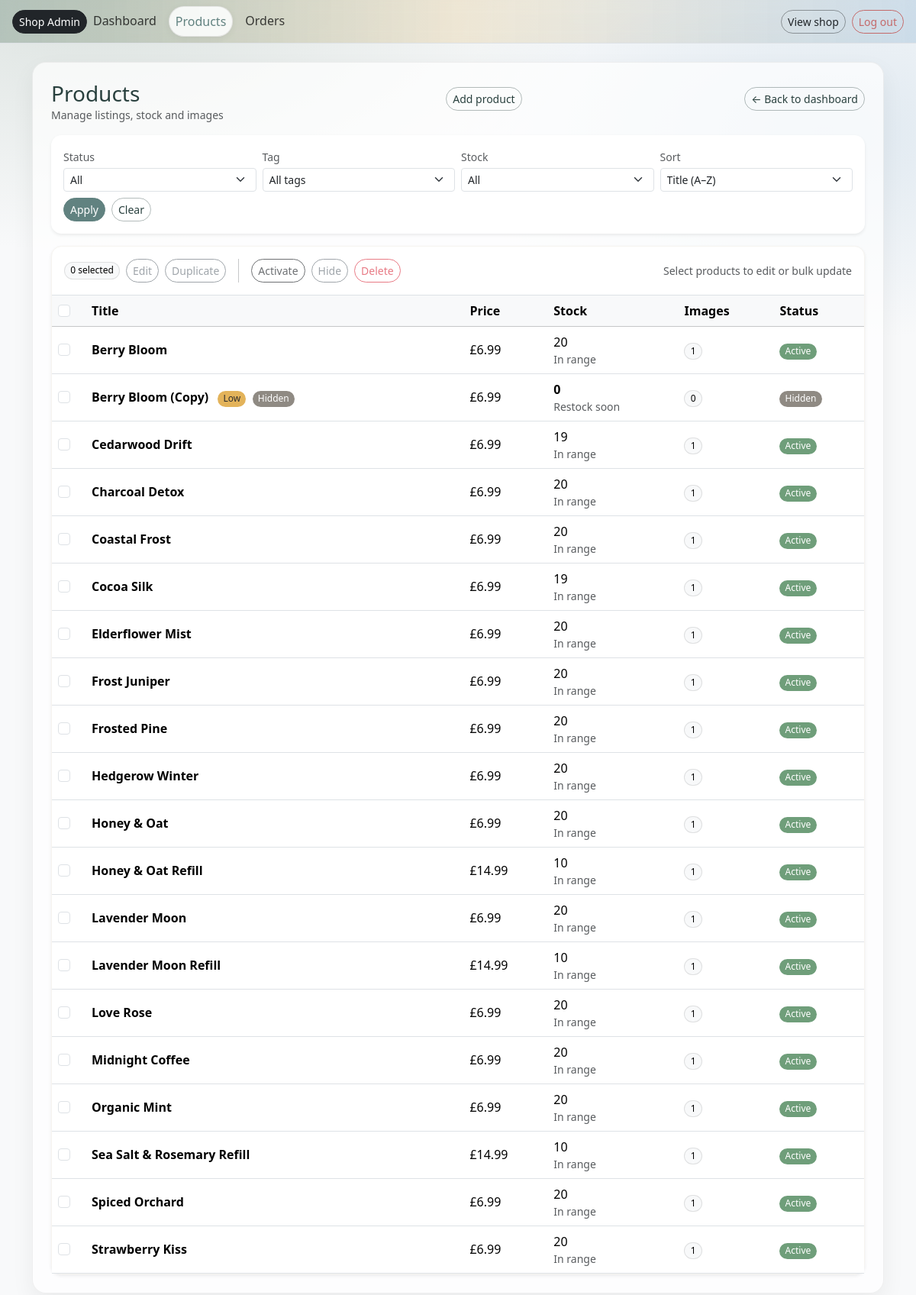
/owner/products/ (signed in), run on an earlier commit of the app's database.
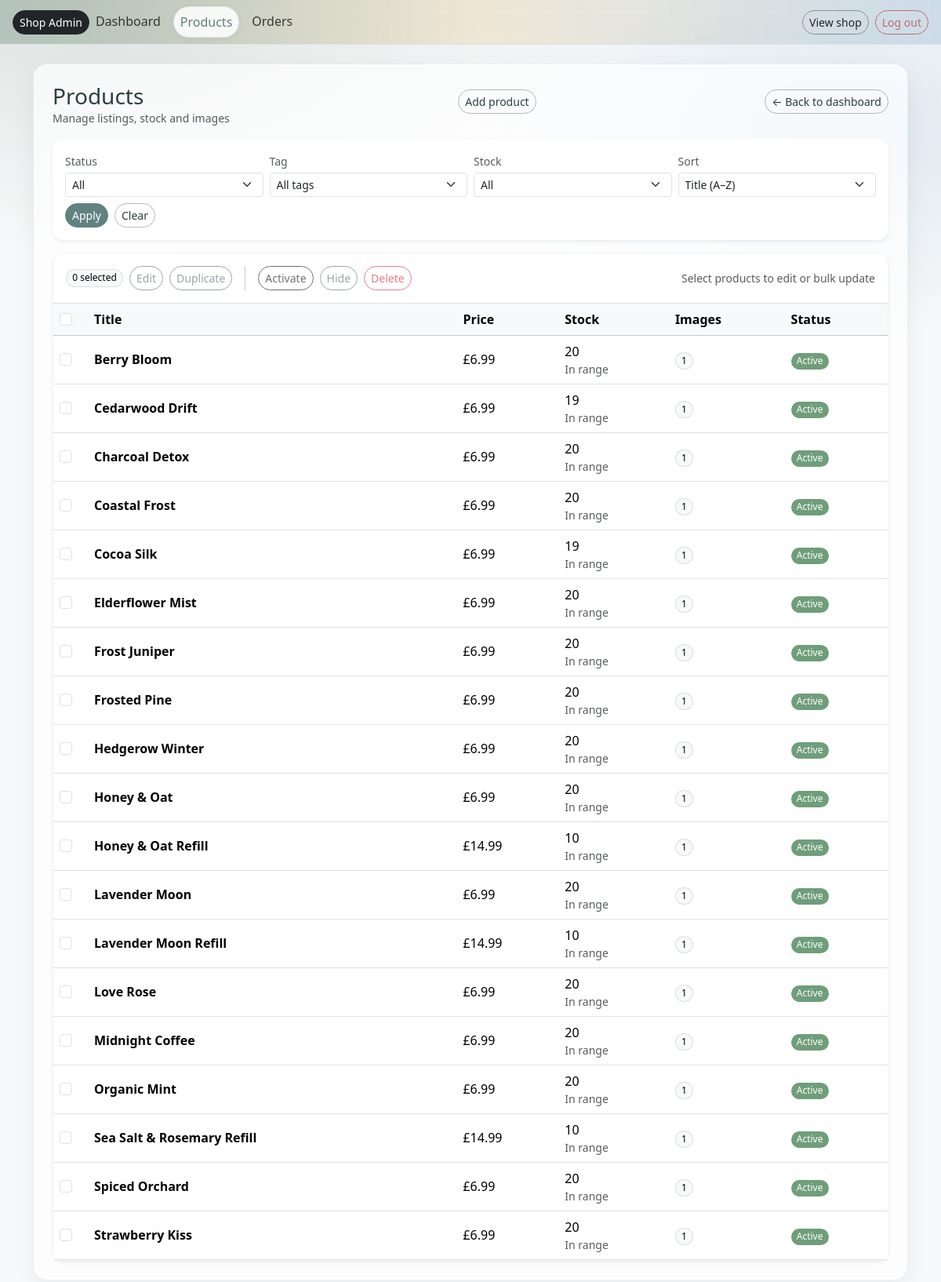
And on a later commit of the database.
### catalog/models.py (models this page shows, shortened)
class Product(models.Model):
    title = models.CharField(max_length=160)
    slug = models.SlugField(max_length=180, unique=True, blank=True)
    description = models.TextField(blank=True)
    scent = models.CharField(max_length=50, help_text="e.g. Lavender, Citrus")
    weight_g = models.PositiveIntegerField(help_text="Net weight in grams")
    price = models.DecimalField(max_digits=6, decimal_places=2)
    stock_qty = models.PositiveIntegerField(default=0)
    active = models.BooleanField(default=True)
    created_at = models.DateTimeField(auto_now_add=True)
    tags = models.CharField(
        max_length=250,
        blank=True,
        help_text="Comma-separated tags, e.g. winter, woody, refillable"
    )
    class Meta:
        ordering = ["title"]

### owner/views.py (the view)
# urls.py: path("products/", views.products, name="owner_products"),
@login_required
def products(request):
    active_status = request.GET.get("status", "").strip().lower()  # "" | "active" | "hidden"
    active_tag = request.GET.get("tag", "").strip().lower()        # e.g. "winter"
    active_stock = request.GET.get("stock", "").strip().lower()    # "" | "in" | "low" | "out"
    active_sort = request.GET.get("sort", "title").strip().lower() # "title" default
    low_threshold = getattr(settings, "LOW_STOCK_THRESHOLD", 5)
    qs = Product.objects.all()
    if active_status == "active":
        qs = qs.filter(active=True)
    elif active_status == "hidden":
        qs = qs.filter(active=False)
    if active_tag:
        qs = qs.filter(tags__icontains=active_tag)
    if active_stock == "out":
        qs = qs.filter(stock_qty=0)
    elif active_stock == "low":
        qs = qs.filter(stock_qty__gt=0, stock_qty__lte=low_threshold)
    elif active_stock == "in":
        qs = qs.filter(stock_qty__gt=low_threshold)
    sort_map = {
        "title": ["title"],
        "newest": ["-created_at", "title"],
        "price_asc": ["price", "title"],
        "price_desc": ["-price", "title"],
        "stock_asc": ["stock_qty", "title"],
        "stock_desc": ["-stock_qty", "title"],
    }
    if active_sort not in sort_map:
        active_sort = "title"
    qs = qs.order_by(*sort_map[active_sort])
    qs = qs.annotate(image_count=Count("images", distinct=True))
    raw_tags = Product.objects.exclude(tags="").values_list("tags", flat=True)
    tag_options = sorted({
        t.strip().lower()
        for row in raw_tags
        for t in row.split(",")
        if t.strip()
    })
    return render(request, "owner/products.html", {
        "products": qs,
        "LOW_STOCK_THRESHOLD": low_threshold,
        "active_status": active_status,
        "active_tag": active_tag,
        "active_stock": active_stock,
        "active_sort": active_sort,
        "tag_options": tag_options,
        "debug_qs": request.GET.urlencode(),
    })

### cart/context_processors.py (called while the page is built)
def cart_count(request):
    cart = get_or_create_cart(request)
    try:
        count = sum(i.qty for i in cart.items.all())
    except Exception:
        count = 0
    return {"cart_count": count}

### cart/utils.py (called while the page is built)
def get_or_create_cart(request):
    if not request.session.session_key:
        request.session.create()
    request.session.set_expiry(60 * 60 * 24 * 14)
    session_key = request.session.session_key
    if request.user.is_authenticated:
        cart, _ = Cart.objects.get_or_create(
            user=request.user,
            defaults={"session_key": session_key},
        )
    else:
        cart, _ = Cart.objects.get_or_create(
            user=None,
            session_key=session_key,
        )
    return cart

### owner/templates/owner/products.html (shortened to what this page needs)
{% extends "owner/base_owner.html" %}
{% block content %}
<div class="d-flex justify-content-between align-items-center mb-3">
  <div>
    <h1 class="h3 mb-0">Products</h1>
    <div class="text-muted small">Manage listings, stock and images</div>
  </div>
  <a class="btn btn-sm btn-outline-secondary mb-2" href="{% url 'owner:owner_product_create' %}">
    Add product
  </a>
  <a href="{% url 'owner:owner_dashboard' %}"
    class="btn btn-sm btn-outline-secondary mb-2">
    ← Back to dashboard
  </a>
</div>
<form method="get" class="card shadow-sm border-0 p-3 mb-3">
  <div class="row g-2 align-items-end">
    <div class="col-12 col-md-3">
      <label class="form-label small text-muted mb-1">Status</label>
      <select name="status" class="form-select form-select-sm">
        <option value="" {% if not active_status %}selected{% endif %}>All</option>
      </select>
    </div>
    <div class="col-12 col-md-3">
      <label class="form-label small text-muted mb-1">Tag</label>
      <select name="tag" class="form-select form-select-sm">
        <option value="" {% if not active_tag %}selected{% endif %}>All tags</option>
      </select>
    </div>
    <div class="col-12 col-md-3">
      <label class="form-label small text-muted mb-1">Stock</label>
      <select name="stock" class="form-select form-select-sm">
        <option value="" {% if not active_stock %}selected{% endif %}>All</option>
      </select>
    </div>
    <div class="col-12 col-md-3">
      <label class="form-label small text-muted mb-1">Sort</label>
      <select name="sort" class="form-select form-select-sm">
        <option value="title" {% if active_sort == "title" %}selected{% endif %}>Title (A–Z)</option>
      </select>
    </div>
    <div class="col-12 d-flex gap-2 mt-2">
      <button class="btn btn-primary btn-sm" type="submit">Apply</button>
      <a class="btn btn-outline-secondary btn-sm" href="{% url 'owner:owner_products' %}">Clear</a>
    </div>
  </div>
</form>
<form method="post" action="{% url 'owner:owner_products_bulk' %}" id="bulkForm">
  <div class="card shadow-sm">
    <div class="d-flex flex-wrap gap-2 justify-content-between align-items-center p-3 border-bottom">
      <div class="d-flex flex-wrap align-items-center gap-2">
        <span class="badge text-bg-light border" id="selectedCount">0 selected</span>
        <a href="#"
           class="btn btn-sm btn-outline-secondary disabled"
           id="bulkEditBtn"
           aria-disabled="true">
          Edit
        </a>
        <a href="#"
           class="btn btn-sm btn-outline-secondary disabled"
           id="bulkDuplicateBtn"
           aria-disabled="true">
          Duplicate
        </a>
        <button type="submit"
                name="action"
                value="activate"
                class="btn btn-sm btn-mm-outline"
                disabled
                data-bulk-multi>
          Activate
        </button>
        <button type="submit"
                name="action"
                value="hide"
                class="btn btn-sm btn-outline-secondary"
                disabled
                data-bulk-multi>
          Hide
        </button>
        <button type="button"
                class="btn btn-sm btn-outline-danger"
                disabled
                data-bulk-multi
                data-bs-toggle="modal"
                data-bs-target="#bulkDeleteModal">
          Delete
        </button>
      </div>
      <div class="small text-muted">
        Select products to edit or bulk update
      </div>
    </div>
    <div class="table-responsive">
      <table class="table align-middle mb-0">
        <thead class="table-light">
          <tr>
            <th style="width:44px;">
              <input class="form-check-input" type="checkbox" id="selectAll" aria-label="Select all">
            </th>
            <th>Title</th>
            <th class="d-none d-md-table-cell"></th>
            <th>Price</th>
            <th>Stock</th>
            <th class="d-none d-md-table-cell">Images</th>
            <th>Status</th>
          </tr>
        </thead>
        <tbody>
          {% for p in products %}
            <tr>
              <td>
                <input class="form-check-input product-check"
                      type="checkbox"
                      name="product_ids"
                      value="{{ p.pk }}"
                      data-edit-url="{% url 'owner:owner_product_edit' p.pk %}"
                      data-dup-url="{% url 'owner:owner_product_duplicate' p.pk %}"
                      aria-label="Select {{ p.title }}">
              </td>
              <td class="fw-semibold">
                {{ p.title }}
                {% if p.stock_qty <= LOW_STOCK_THRESHOLD %}
                  <span class="badge text-bg-warning ms-2">Low</span>
                {% endif %}
                {% if not p.active %}
                  <span class="badge text-bg-secondary ms-1">Hidden</span>
                {% endif %}
              </td>
              <td class="d-none d-md-table-cell">{{ p.product_type }}</td>
              <td>£{{ p.price }}</td>
              <td>
                <span class="{% if p.stock_qty <= LOW_STOCK_THRESHOLD %}fw-semibold{% endif %}">
                  {{ p.stock_qty }}
                </span>
                <div class="text-muted small">
                  {% if p.stock_qty <= LOW_STOCK_THRESHOLD %}Restock soon{% else %}In range{% endif %}
                </div>
              </td>
              <td class="d-none d-md-table-cell">
                <span class="badge text-bg-light border">{{ p.image_count }}</span>
              </td>
              <td>
                {% if p.active %}
                  <span class="badge text-bg-success">Active</span>
                {% else %}
                  <span class="badge text-bg-secondary">Hidden</span>
                {% endif %}
              </td>
            </tr>
          {% empty %}
            <tr>
              <td colspan="7" class="text-muted py-4 text-center">
                No products yet — create your first one.
              </td>
            </tr>
          {% endfor %}
        </tbody>
      </table>
    </div>
  </div>
</form>
{% endblock %}

### owner/templates/owner/base_owner.html (shortened to what this page needs)
{% load static %}
<!doctype html>
<html lang="en">
<head>
  <link href="https://cdn.jsdelivr.net/npm/bootstrap@5.3.3/dist/css/bootstrap.min.css" rel="stylesheet">
  <link rel="stylesheet" href="{% static 'css/main.css' %}">
</head>
<body class="bb-admin">
  <nav class="navbar navbar-expand-lg bb-admin-nav border-bottom sticky-top">
    <div class="container-fluid px-3">
      {% if request.user.is_authenticated and request.user.is_staff %}
      <a href="{% url 'owner:owner_dashboard' %}" class="btn btn-sm btn-dark">
        Shop Admin
      </a>
    {% else %}
      <a href="{% url 'owner:owner_login' %}?next={% url 'owner:owner_dashboard' %}"
        class="btn btn-sm btn-dark">
        Shop Admin
      </a>
    {% endif %}
      <div class="collapse navbar-collapse" id="ownerNav">
        {% if request.user.is_authenticated and request.user.is_staff %}
          {% with current=request.resolver_match.url_name %}
          <ul class="navbar-nav me-auto gap-2 mt-3 mt-lg-0">
            <li class="nav-item">
              <a class="nav-link {% if current == 'owner_dashboard' %}active{% endif %}"
                 href="{% url 'owner:owner_dashboard' %}">
                Dashboard
              </a>
            </li>
            <li class="nav-item">
              <a class="nav-link {% if current in 'owner_products owner_product_create owner_product_edit owner_product_images' %}active{% endif %}"
                 href="{% url 'owner:owner_products' %}">
                Products
              </a>
            </li>
            <li class="nav-item">
              <a class="nav-link {% if current in 'owner_orders owner_order_detail' %}active{% endif %}"
                 href="{% url 'owner:owner_orders' %}">
                Orders
              </a>
            </li>
          </ul>
          <div class="d-flex gap-2 mt-3 mt-lg-0">
            <a class="btn btn-sm btn-outline-dark"
               href="{% url 'catalog:home' %}">
              View shop
            </a>
            <a class="btn btn-sm btn-outline-danger"
               href="{% url 'owner:logout' %}?next=/owner/login/">
              Log out
            </a>
          </div>
          {% endwith %}
        {% endif %}
      </div>
    </div>
  </nav>
  <main class="container py-4">
    <div class="bb-admin-shell p-3 p-md-4">
      {% block content %}{% endblock %}
    </div>
  </main>
</body>
</html>

### static/css/base-admin.css (style rules this page uses)
:root { --bb-primary: #5f7f6b; --bb-secondary: #8f8a83; --bb-success: #6f9e7a; --bb-warning: #e3b35a; --bb-danger: #c46a6a; --bb-info: #7aa6c9; --bb-bg-soft: rgba(255, 255, 255, .85); --bb-border-soft: rgba(0, 0, 0, .08); --bb-shadow-soft: 0 12px 30px rgba(0, 0, 0, .06); }
body.bb-admin { background: radial-gradient(1200px 600px at 10% 0%, rgba(95, 127, 107, .18), transparent 55%), radial-gradient(900px 500px at 90% 10%, rgba(122, 166, 201, .20), transparent 55%), #f8f9fa; }
.bb-admin-nav { background: linear-gradient( 90deg, rgba(95, 127, 107, .35), rgba(227, 179, 90, .20), rgba(122, 166, 201, .28) ); backdrop-filter: blur(10px); }
.bb-admin-nav .nav-link { border-radius: 999px; padding: .45rem .85rem; color: rgba(0, 0, 0, .74); transition: background-color .15s ease, box-shadow .15s ease, border-color .15s ease, color .15s ease; }
.bb-admin-nav .nav-link.active { background: var(--bb-bg-soft); border: 1px solid var(--bb-border-soft); color: var(--bb-primary); box-shadow: 0 2px 10px rgba(0, 0, 0, .06); }
.bb-admin-shell { background: rgba(255, 255, 255, .70); border: 1px solid rgba(0, 0, 0, .06); border-radius: 18px; box-shadow: var(--bb-shadow-soft); }
.btn-mm-outline { border-color: var(--bb-primary); color: var(--bb-primary); background: transparent; }
.btn-outline-secondary { background: var(--aa-primary); border-color: var(--aa-primary); color: #fff; }
.btn-outline-danger { border-color: var(--bb-danger); color: var(--bb-danger); }
.btn-outline-dark { border-color: rgba(0, 0, 0, .35); }
.btn-primary { background: var(--bb-primary); border-color: var(--bb-primary); }
.badge { border-radius: 999px; font-weight: 500; padding: .35em .6em; }
.text-bg-success { background-color: var(--bb-success) !important; }
.text-bg-light.border { border-color: rgba(0, 0, 0, .10) !important; }

### static/css/base-user.css (style rules this page uses)
:root { --bb-btn-radius: 20px; --bb-primary: #618280; --bb-primary-dark: #29403e; --bb-cream: #f6f4f0; --bb-text: #333333; --bb-radius-pill: 999px; --bb-focus: rgba(97, 130, 128, 0.35); --bb-nav-bg: #6D8675; --bb-nav-text: #f6f4f0; --bb-nav-border: rgba(246, 244, 240, 0.18); --bb-nav-gap: 0.75rem; --bb-nav-height: 64px; --bb-nav-height-sm: 56px; --bb-logo-max: 90px; --bb-logo-max-sm: 90px; --bb-hit: 44px; --bb-radius: 12px; --bb-ink: #29403e; --bb-r-lg: 28px; --bb-r-md: 24px; --bb-r-sm: 20px; --bb-gap-lg: 28px; --bb-gap-md: 18px; --bb-gap-sm: 16px; --bb-glass-bg: rgba(255,255,255,0.28); --bb-glass-bg-dark: rgba(151,146,146,0.62); --bb-glass-blur: 10px; --bb-shadow: 0 20px 40px rgba(0,0,0,0.18); }
body { background-color: var(--bb-cream); color: var(--bb-text); font-family: system-ui, -apple-system, BlinkMacSystemFont, "Segoe UI", sans-serif; }
h1, .h1, h2, .h2, h3, .h3 { color: var(--bb-primary-dark); }
a { color: var(--bb-primary-dark); }
.btn { border-radius: var(--bb-btn-radius); }
.btn-primary { background-color: var(--bb-primary); border-color: var(--bb-primary); color: #fff; }
.btn-outline-secondary { color: var(--bb-primary-dark); border-color: rgba(41, 64, 62, 0.35); }
.card { border-radius: 0.85rem; border-color: var(--bb-cream); }

What changed in the data, as far as the page shows it:
removed Product: title "Berry Bloom (Copy)", shows "Low", active "Hidden", price "6.99", stock_qty "0", shows "Restock soon", image_count "0"
